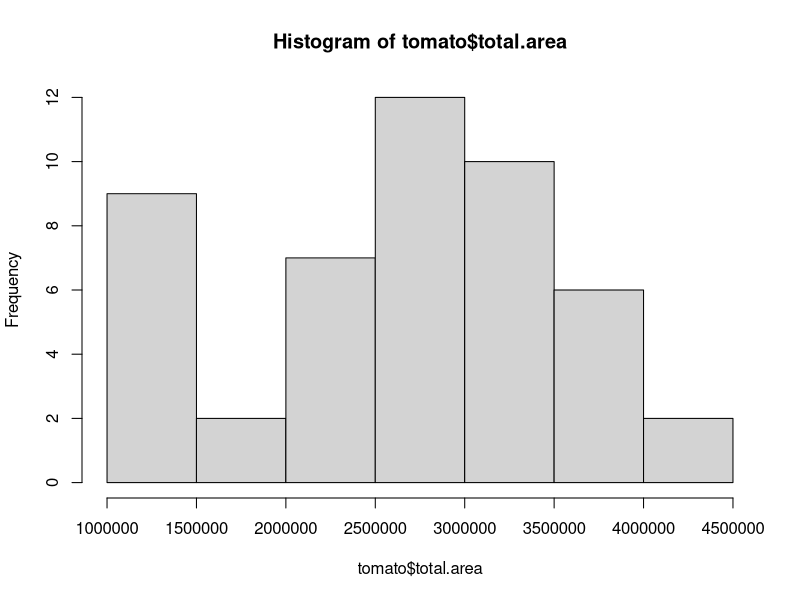
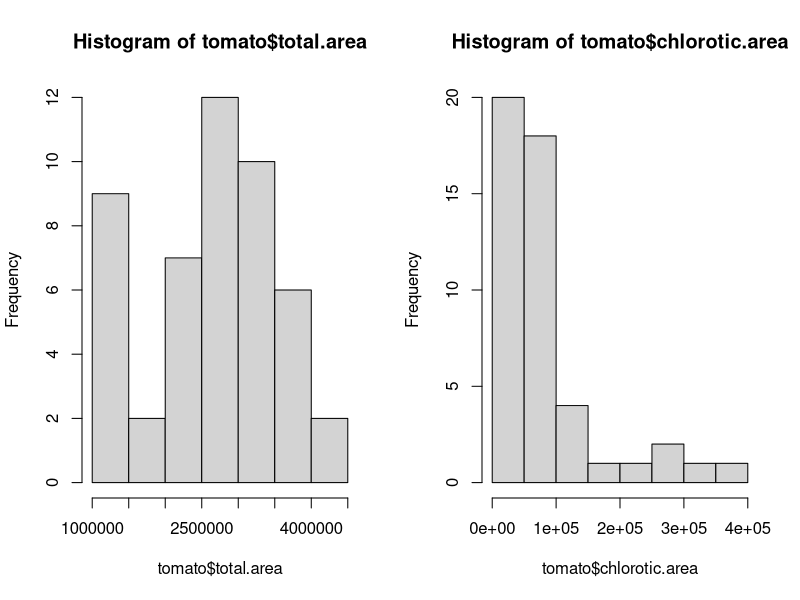
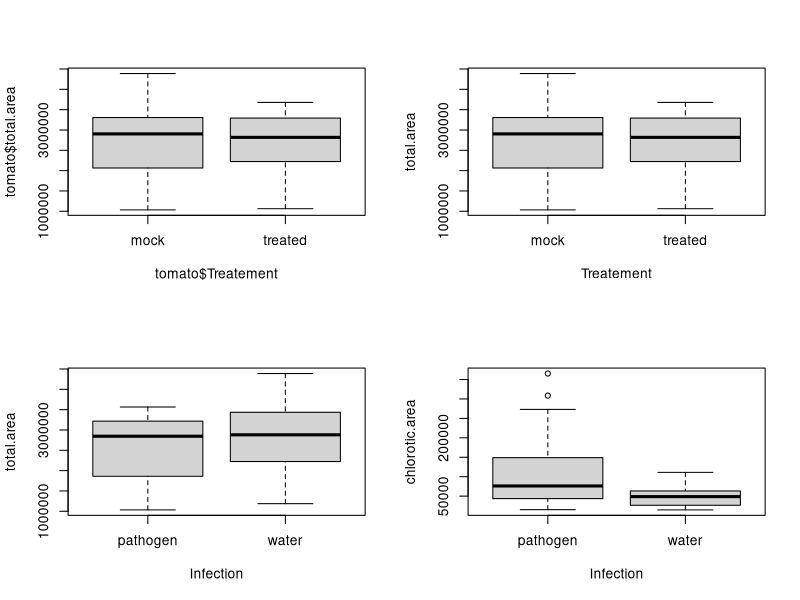
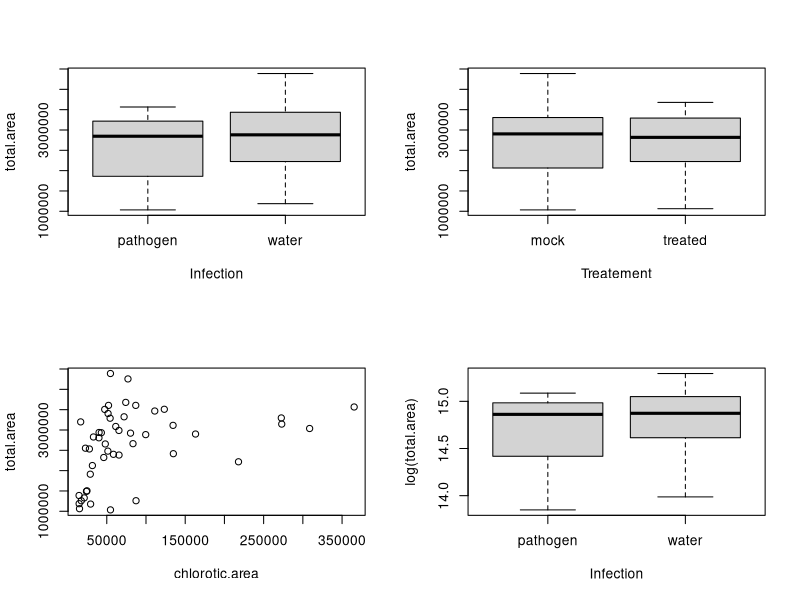
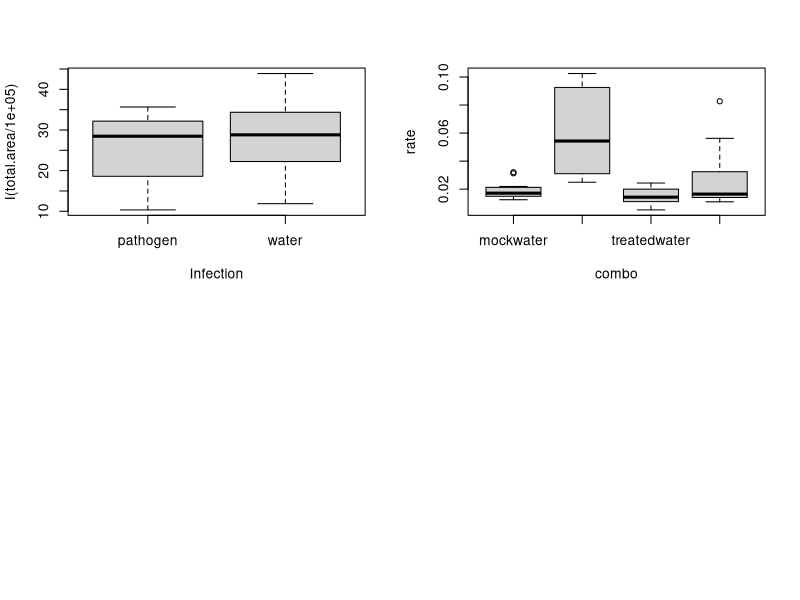

Recreate these plots in R, in order.
## ---- chunk 1
knitr::opts_chunk$set(echo = TRUE)
## ---- chunk 2
#tomato_data_2025_ILL_test_repeat<-read.csv("Rocio_tomato_modified.csv")
tomato<-read.csv("Rocio_tomato_modified.csv")
## ---- chunk 3
summary(tomato)
## ---- chunk 4
head(tomato)
## ---- chunk 5
tomato$rep<-as.factor(tomato$rep)
tomato$Treatement<-as.factor(tomato$Treatement)
tomato$Infection<-as.factor(tomato$Infection)
summary(tomato)
## ---- chunk 6
which(tomato$Infection=="pathogn") #find the position of the error in the variable
tomato$Infection[10] #confirm that this is the error
tomato$Infection[10]<-"pathogen" #correct the error FOREVER by overwritting
tomato$Infection<-droplevels(tomato$Infection) #erase the empty factor level
summary(tomato) #check the summary again
## ---- chunk 7
hist(tomato$total.area)
## ---- chunk 8
par(mfrow=c(1,2))# Create a 1 x 2 plotting matrix
hist(tomato$total.area)
hist(tomato$chlorotic.area)
## ---- chunk 9
par(mfrow=c(2,2))# Create a 2 x 2 plotting matrix
# The next 4 plots created will be plotted next to each other
plot(tomato$total.area~tomato$Treatement)
plot(total.area~Treatement, data=tomato) #this is the same but the XY labels change
plot(total.area~Infection, data=tomato)
plot(chlorotic.area~Infection, data=tomato)
## ---- chunk 10
plot(total.area~Infection*Treatement, data=tomato)
## ---- chunk 11
plot(total.area~chlorotic.area, data=tomato)
## ---- chunk 12
plot(log(total.area)~Infection,data=tomato)
plot(I(total.area/100000)~Infection,data=tomato)
## ---- chunk 13
tomato$combo<-as.factor(paste(tomato$Treatement,tomato$Infection,sep=""))
tomato$rate<-tomato$chlorotic.area/tomato$total.area
tomato$combo<-factor(tomato$combo,levels=levels(tomato$combo)[c(2,1,4,3)]) #here we reorder the levels
plot(rate~combo,data=tomato)
